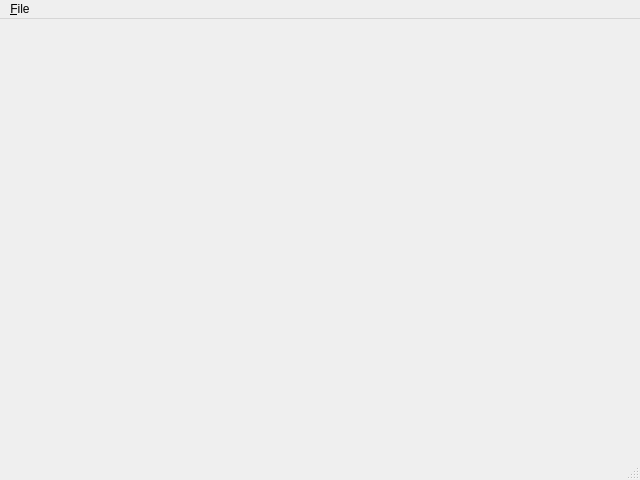
<?xml version="1.0" encoding="UTF-8"?>
<ui version="4.0">
 <class>MainWindow</class>
 <widget class="QMainWindow" name="MainWindow">
  <property name="geometry">
   <rect>
    <x>0</x>
    <y>0</y>
    <width>640</width>
    <height>480</height>
   </rect>
  </property>
  <property name="windowTitle">
   <string>Блокнот</string>
  </property>
  <widget class="QWidget" name="centralwidget"/>
  <widget class="QMenuBar" name="menubar">
   <property name="geometry">
    <rect>
     <x>0</x>
     <y>0</y>
     <width>640</width>
     <height>27</height>
    </rect>
   </property>
   <widget class="QMenu" name="menu_File">
    <property name="title">
     <string>&amp;File</string>
    </property>
    <addaction name="newAction"/>
    <addaction name="openAction"/>
    <addaction name="saveAction"/>
    <addaction name="closeAction"/>
   </widget>
   <addaction name="menu_File"/>
  </widget>
  <widget class="QStatusBar" name="statusbar"/>
  <action name="closeAction">
   <property name="text">
    <string>Close</string>
   </property>
   <property name="toolTip">
    <string>Close Notepad</string>
   </property>
   <property name="statusTip">
    <string>Close app</string>
   </property>
   <property name="shortcut">
    <string>Ctrl+Q</string>
   </property>
  </action>
  <action name="newAction">
   <property name="text">
    <string>New</string>
   </property>
   <property name="toolTip">
    <string>Create New File</string>
   </property>
   <property name="statusTip">
    <string>Create New File</string>
   </property>
   <property name="shortcut">
    <string>Ctrl+N</string>
   </property>
  </action>
  <action name="openAction">
   <property name="text">
    <string>Open</string>
   </property>
   <property name="toolTip">
    <string>Open a File</string>
   </property>
   <property name="statusTip">
    <string>Open a File</string>
   </property>
   <property name="shortcut">
    <string>Ctrl+O</string>
   </property>
  </action>
  <action name="saveAction">
   <property name="text">
    <string>Save</string>
   </property>
   <property name="toolTip">
    <string>Save a File</string>
   </property>
   <property name="statusTip">
    <string>Save a File</string>
   </property>
   <property name="shortcut">
    <string>Ctrl+S</string>
   </property>
  </action>
 </widget>
 <resources/>
 <connections/>
</ui>
